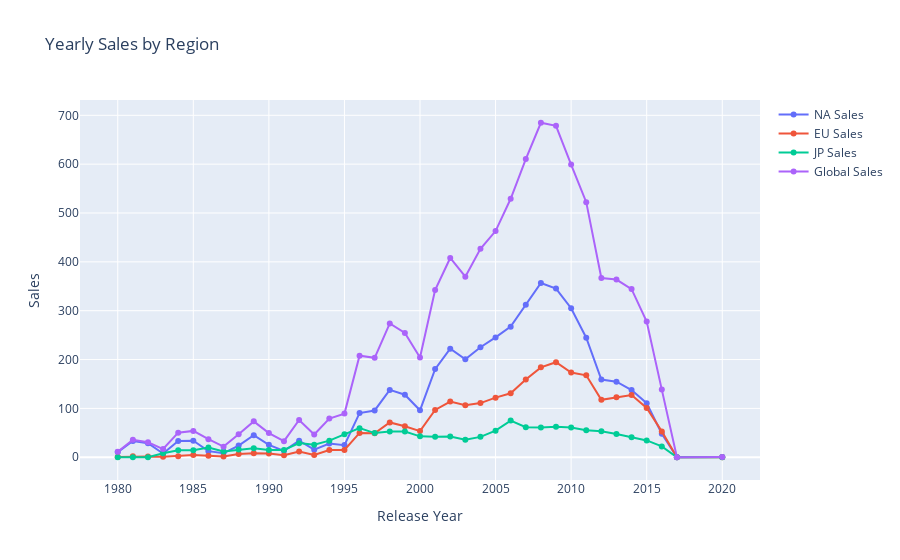

The code cell stored with this chart in its notebook:
### Markdown cell above
Which region and year shows the highest sales?

### Code cell
# Yearly sales calculation
yearly_sales = df.groupby('Year_of_Release').sum().reset_index()

# Create traces for each region's sales

na_sales_trace = go.Scatter(
    x=yearly_sales['Year_of_Release'],
    y=yearly_sales['NA_Sales'],
    mode='lines+markers',
    name='NA Sales'
)


eu_sales_trace = go.Scatter(
    x=yearly_sales['Year_of_Release'],
    y=yearly_sales['EU_Sales'],
    mode='lines+markers',
    name='EU Sales'
)

jp_sales_trace = go.Scatter(
    x=yearly_sales['Year_of_Release'],
    y=yearly_sales['JP_Sales'],
    mode='lines+markers',
    name='JP Sales'
)

global_sales_trace = go.Scatter(
    x=yearly_sales['Year_of_Release'],
    y=yearly_sales['Global_Sales'],
    mode='lines+markers',
    name='Global Sales'
)

fig = go.Figure()

fig.add_trace(na_sales_trace)
fig.add_trace(eu_sales_trace)
fig.add_trace(jp_sales_trace)
fig.add_trace(global_sales_trace)

# Add title and labels
fig.update_layout(
    title='Yearly Sales by Region',
    xaxis_title='Release Year',
    yaxis_title='Sales',
    hovermode='x unified'
)


fig.show()

### Figure 1 — Plotly figure (JSON) as saved in the notebook; plotly's stock layout.template omitted (floating-point values rounded to 4 significant figures)
{"data": [{"mode": "lines+markers", "name": "NA Sales", "type": "scatter", "x": [1980, 1981, 1982, 1983, 1984, 1985, 1986, 1987, 1988, 1989, 1990, 1991, 1992, 1993, 1994, 1995, 1996, 1997, 1998, 1999, 2000, 2001, 2002, 2003, 2004, 2005, 2006, 2007, 2008, 2009, 2010, 2011, 2012, 2013, 2014, 2015, 2016, 2017, 2020], "y": [10.59, 33.4, 28.66, 7.76, 33.28, 33.73, 12.5, 8.46, 23.87, 45.15, 25.46, 13.08, 33.89, 15.42, 28.16, 24.84, 90.34, 95.79, 137.9, 127.9, 96.14, 180.4, 222.2, 200.6, 225.2, 245.3, 267.3, 312.0, 356.6, 345.4, 305.1, 244.8, 159.2, 154.6, 137.6, 110.6, 48.21, 0, 0.27]}, {"mode": "lines+markers", "name": "EU Sales", "type": "scatter", "x": [1980, 1981, 1982, 1983, 1984, 1985, 1986, 1987, 1988, 1989, 1990, 1991, 1992, 1993, 1994, 1995, 1996, 1997, 1998, 1999, 2000, 2001, 2002, 2003, 2004, 2005, 2006, 2007, 2008, 2009, 2010, 2011, 2012, 2013, 2014, 2015, 2016, 2017, 2020], "y": [0.67, 1.96, 1.75, 0.8, 2.1, 4.74, 2.84, 1.41, 6.59, 8.44, 7.63, 4.0, 11.71, 4.65, 14.88, 14.9, 49.85, 49.03, 71.32, 63.5, 53.51, 96.74, 114.1, 106.6, 110.9, 122.0, 131.0, 159.0, 184.0, 194.5, 173.5, 167.7, 117.5, 122.7, 127.5, 100.8, 52.96, 0, 0]}, {"mode": "lines+markers", "name": "JP Sales", "type": "scatter", "x": [1980, 1981, 1982, 1983, 1984, 1985, 1986, 1987, 1988, 1989, 1990, 1991, 1992, 1993, 1994, 1995, 1996, 1997, 1998, 1999, 2000, 2001, 2002, 2003, 2004, 2005, 2006, 2007, 2008, 2009, 2010, 2011, 2012, 2013, 2014, 2015, 2016, 2017, 2020], "y": [0, 0, 0, 8.1, 14.27, 14.56, 19.81, 11.63, 15.76, 18.36, 14.88, 15.03, 28.91, 25.65, 33.99, 46.99, 59.62, 49.46, 52.86, 52.57, 42.77, 41.92, 42.6, 35.82, 41.73, 54.49, 75.11, 61.45, 60.67, 62.33, 60.7, 55.12, 53.26, 47.69, 41.08, 34.45, 22.17, 0.06, 0]}, {"mode": "lines+markers", "name": "Global Sales", "type": "scatter", "x": [1980, 1981, 1982, 1983, 1984, 1985, 1986, 1987, 1988, 1989, 1990, 1991, 1992, 1993, 1994, 1995, 1996, 1997, 1998, 1999, 2000, 2001, 2002, 2003, 2004, 2005, 2006, 2007, 2008, 2009, 2010, 2011, 2012, 2013, 2014, 2015, 2016, 2017, 2020], "y": [11.38, 35.77, 30.73, 16.79, 50.36, 53.94, 37.07, 21.74, 47.22, 73.45, 49.39, 32.86, 76.17, 46.6, 79.18, 89.36, 207.8, 203.5, 273.9, 254.3, 204.1, 342.2, 407.9, 369.7, 426.8, 463.0, 529.1, 610.4, 684.8, 678.4, 599.1, 522.2, 367.0, 363.7, 344.2, 277.7, 138.5, 0.06, 0.29]}], "layout": {"hovermode": "x unified", "title": {"text": "Yearly Sales by Region"}, "xaxis": {"title": {"text": "Release Year"}}, "yaxis": {"title": {"text": "Sales"}}}}
